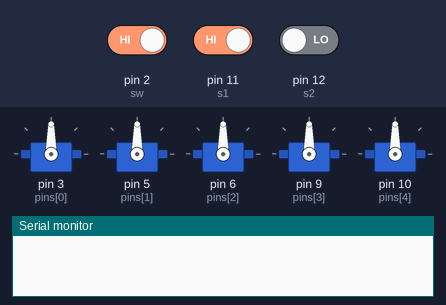
Bench run of a sketch on a simulated Arduino Uno, built with avr-gcc and run on an emulated ATmega328P. Shown: 5 × servo, the last lines printed to the serial monitor. The test bench sets the inputs (shaded band); at power-on: pin 11 (s1) HIGH, pin 2 (sw) HIGH, pin 12 (s2) LOW.

Above: at 1.2 s.
1.3 s: pin 11 (s1) driven LOW
At 2.4 s:
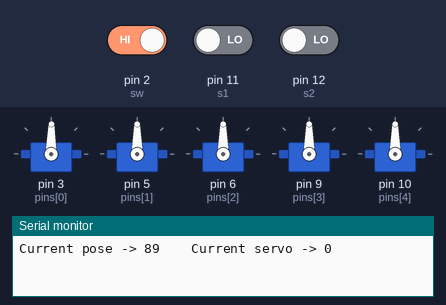
2.8 s: pin 2 (sw) driven LOW and pin 11 (s1) driven HIGH
At 3.6 s:
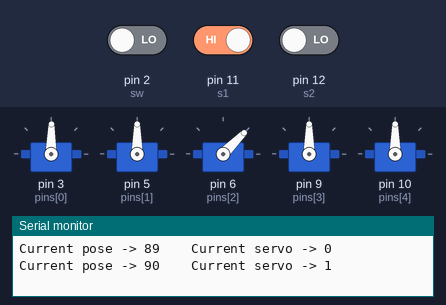
Timing chart, 0 to 5.8 s (numbered marks = the images above; inputs shaded):
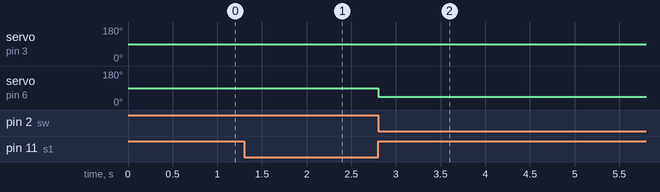

The sketch:

3DOFRotaryEncoder.ino
```cpp
#include <Servo.h>

Servo servos[5];
int pins[] = {3,5,6,9,10};

int servoIndex=0;

byte s1 = 11;
byte s2 = 12;
byte sw = 2;

int pos1 = 90;
int pos2 = 90;
int pos3 = 90;
int pos5 = 90;
int pos4 = 180;
int counter = 0;
int currentStateCLK, lastStateCLK;

void setup() {
  // put your setup code here, to run once:
  for (int i = 0; i < 5; i++) servos[i].attach(pins[i]);
  pinMode(s1, INPUT);
  pinMode(s2, INPUT);
  pinMode(sw, INPUT_PULLUP);
  lastStateCLK = digitalRead(s1);
  attachInterrupt(digitalPinToInterrupt(sw), servo_func, FALLING);

  Serial.begin(9600);
}

void loop() {
  // put your main code here, to run repeatedly:
  currentStateCLK = digitalRead(s1);
  if (currentStateCLK != lastStateCLK){
    if (digitalRead(s2) == currentStateCLK){
      pos1--;
    }
    else{
      pos1++;
    }
    if (pos1 > 180){
      pos1 = 180;
    }
    else if (pos1 <= 0){
      pos1 = 0;
    }

    if (servoIndex == 1 || servoIndex == 2){
      servos[1].write(45+pos1);
      servos[2].write(135 - pos1);
    }
    Serial.print("Current pose -> ");
    Serial.print(pos1);
    Serial.print("    Current servo -> ");
    Serial.println(servoIndex);
    servos[servoIndex].write(pos1);
  }


  lastStateCLK = currentStateCLK;

  delay(1);
}

void servo_func(void){
  servoIndex++;
  if (servoIndex > 5){
    servoIndex = 0;
  }
}
```

Measured:
- after the input at 1.3 s, servo on pin 3 (pins[0]): 90° → 89° at once
- after the input at 2.8 s, servo on pin 6 (pins[2]): 90° → 45° at once
